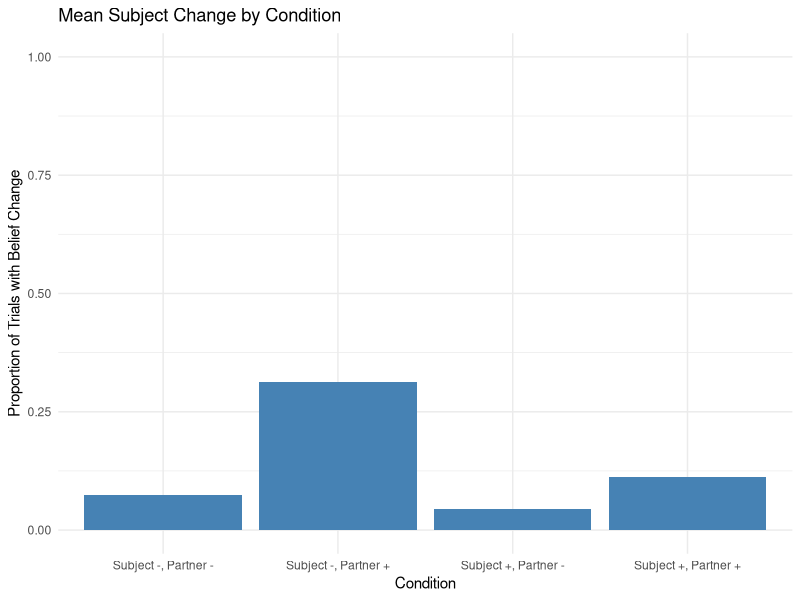

Reproduce this figure in R.
# Make a clean data frame
library(readxl)
library(tidyverse)

xdata <- read_xlsx("./Stage_2/data/Stage_2_Social_Rationality_April_28_for_R.xlsx")

# Convert from wide to long format, including all 'Trial' and 'Filler' columns
data_long <- xdata %>%
  pivot_longer(
    cols = starts_with("Trial") | starts_with("Filler"),  # Include columns starting with "Trial" or "Filler"
    names_to = "Trial",                                   # Create a new column for trial names
    values_to = "Food_Choice_Location"                     # Create a new column for the location values
  )

data_long <- data_long %>%
  mutate(
    Trial_New = sub("([^_]+_[^_]+)_(.*)", "\\1", Trial),  # First part (before second underscore)
    Location = sub("([^_]+_[^_]+)_(.*)", "\\2", Trial)    # Second part (after second underscore)
  )

data_long <- data_long %>%
  select(-Trial) %>% # Drop the original Trial column
  pivot_wider(
    names_from = Who,
    values_from = c(Food_Choice_Location)
  )

data_long <- data_long %>%
  mutate(Subject_1 = ifelse(Subject_1 == FALSE, NA, Subject_1)) %>%
  mutate(Partner_2 = ifelse(Partner_2 == FALSE, NA, Partner_2)) %>%
  mutate(Subject_3 = ifelse(Subject_3 == FALSE, NA, Subject_3)) %>%
  mutate(Subject_1 = ifelse(Subject_1 == TRUE, Location, Subject_1)) %>%
  mutate(Partner_2 = ifelse(Partner_2 == TRUE, Location, Partner_2)) %>%
  mutate(Subject_3 = ifelse(Subject_3 == TRUE, Location, Subject_3)) %>%
  mutate(Food = ifelse(Food == "Food", Location, Food))

data_long <- data_long %>%
  mutate(
    Strong_Evidence_Subject = if_else(
      str_starts(Trial_New, "Trial"),
      case_when(
        Condition %in% c("Subject +, Partner +", "Subject +, Partner -") ~ Food,
        Condition %in% c("Subject -, Partner +", "Subject -, Partner -") ~ "None",
        TRUE ~ NA_character_),
      NA_character_))


data_long <- data_long %>%
      mutate(
    Strong_Evidence_Partner = case_when(
      # Filler condition first → takes precedence
      str_starts(Trial_New, "Filler") ~ Food,
      # Trial condition
      str_starts(Trial_New, "Trial") & Condition %in% c("Subject +, Partner +") ~ case_when(
        Food == "Back" ~ "Front",
        Food == "Front" ~ "Back",
        TRUE ~ NA_character_),
      str_starts(Trial_New, "Trial") & Condition %in% c("Subject -, Partner +") ~ case_when(
        Food == "Back" ~ "Back",
        Food == "Front" ~ "Front",
        TRUE ~ NA_character_),
      str_starts(Trial_New, "Trial") & Condition %in% c("Subject -, Partner -", "Subject +, Partner -") ~ "None",
      TRUE ~ NA_character_))

data_long <- data_long %>%
  select(-Location) %>% # Drop the original Trial column
  group_by(Chimp, Partner, Condition, Session, Trial_New)

data_long <- data_long %>%
  summarise(across(everything(), ~ coalesce(.[1], .[2]), .names = "{.col}")) %>%
  ungroup()

# Remove Filler Trials
data_long_filtered <- data_long %>%
  filter(str_starts(Trial_New, "Trial")) %>%
  mutate(subject_changed = if_else(
     Subject_1 != Subject_3,
    TRUE, FALSE
  )) %>%
  mutate(Trial = str_replace(Trial_New, "Trial_", "")) %>%
  mutate(Condition.New = case_when(
    Condition == "Subject +, Partner +" ~ "SubjectPartner",
    Condition == "Subject +, Partner -" ~ "Subject",
    Condition == "Subject -, Partner +" ~ "Partner",
    Condition == "Subject -, Partner -" ~ "None",
    TRUE ~ NA_character_  # fallback for unmatched cases
  )) %>%
  mutate(Subject_Evidence = case_when(
    Condition.New %in% c("SubjectPartner", "Subject") ~ "Strong",
    Condition.New %in% c("Partner", "None") ~ "None"),
        Partner_Evidence = case_when(
    Condition.New %in% c("SubjectPartner", "Partner") ~ "Strong",
    Condition.New %in% c("Subject", "None") ~ "None"))


levels(as.factor(data_long_filtered$Condition))

data_long_filtered %>%
  group_by(Condition) %>%
  summarise(mean_change = mean(subject_changed, na.rm = TRUE)) %>%
  ggplot(aes(x = Condition, y = mean_change)) +
  geom_col(fill = "steelblue") +
  ylim(0, 1) +
  labs(title = "Mean Subject Change by Condition",
       y = "Proportion of Trials with Belief Change",
       x = "Condition") +
  theme_minimal()

data_long_filtered$Trial <- as.numeric(data_long_filtered$Trial)

write.csv(data_long, "./Stage_2/data/Stage_2_data_for_analysis.csv", row.names = FALSE)

